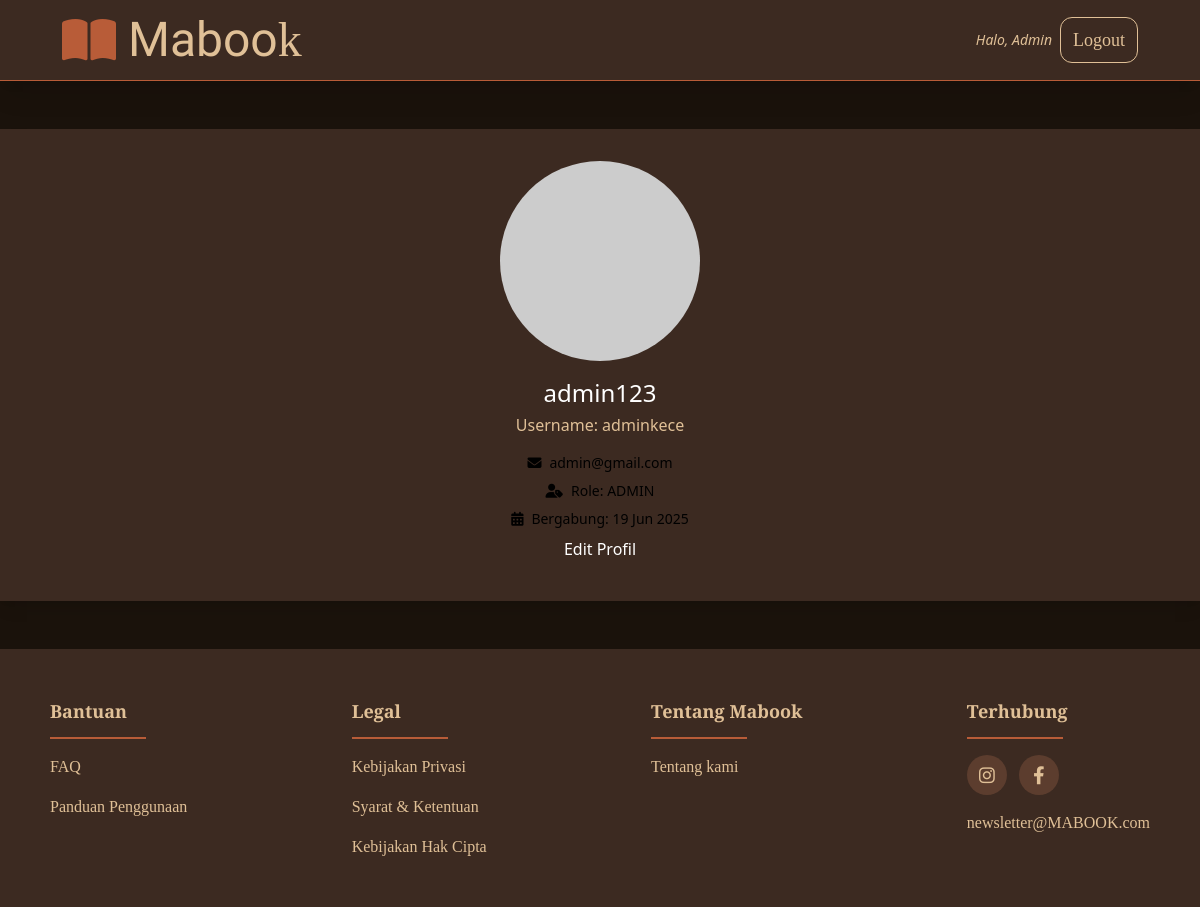
Page /user/profil.php (signed in) on the committed database.
### tables this page shows
CREATE TABLE `users` (
  `id` bigint UNSIGNED NOT NULL,
  `name` varchar(255) NOT NULL,
  `email` varchar(255) NOT NULL,
  `username` varchar(255) NOT NULL,
  `password` varchar(255) NOT NULL,
  `role` enum('ADMIN','USER') NOT NULL,
  `created_at` datetime NOT NULL
);

### user/profil.php (the view, shortened to what this page needs)
<?php
require_once(__DIR__ . '/../config/db.php');
$userData = $_SESSION['logged_user'] ?? null;
$userId = $userData['id'] ?? null;
$stmt = $conn->prepare("SELECT name, email, username, role, created_at FROM users WHERE id = ?");
$stmt->bind_param("i", $userId);
$stmt->execute();
$result = $stmt->get_result();
$user = $result->fetch_assoc();
?>
<!DOCTYPE html>
<html lang="id">
<head>
  <link rel="stylesheet" href="https://cdnjs.cloudflare.com/ajax/libs/font-awesome/6.4.0/css/all.min.css"/>
  <link rel="stylesheet" href="../src/output.css">
</head>
<body class="bg-[#1A120B] bg-[url('https://www.transparenttextures.com/patterns/black-paper.png')]">
<?php require_once(__DIR__ . '/../include/header.php'); ?>
<div class="w-full max-w-md mx-auto mt-12">
  <div class="bg-mabook-primary rounded-lg shadow-lg p-8 text-center">
    <img class="w-32 h-32 rounded-full mx-auto" src="https://placehold.co/200x200.png?text=Profile" alt="Foto Profil">
    <h2 class="text-white text-2xl mt-4"><?= htmlspecialchars($user['name']) ?></h2>
    <p class="text-mabook-light mt-1">Username: <?= htmlspecialchars($user['username']) ?></p>
    <div class="mt-4 text-sm text-gray-300">
      <p class="flex justify-center items-center gap-2"><i class="fas fa-envelope"></i> <?= htmlspecialchars($user['email']) ?></p>
      <p class="flex justify-center items-center gap-2 mt-2"><i class="fas fa-user-tag"></i> Role: <?= htmlspecialchars($user['role']) ?></p>
      <p class="flex justify-center items-center gap-2 mt-2"><i class="fas fa-calendar-alt"></i> Bergabung: <?= date('d M Y', strtotime($user['created_at'])) ?></p>
    </div>
    <div class="mt-6">
      <a href="edit_profil.php" class="bg-gradient-to-r from-yellow-500 to-orange-500 text-white py-2 px-4 rounded-full hover:opacity-75 transition block w-full text-center">Edit Profil</a>
    </div>
  </div>
</div>
<?php require_once(__DIR__ . '/../include/footer.php'); ?>
</body>
</html>

### rows in the picture
users: name "admin123", username "adminkece", email "admin@gmail.com", role "ADMIN", created_at "19 Jun 2025"
